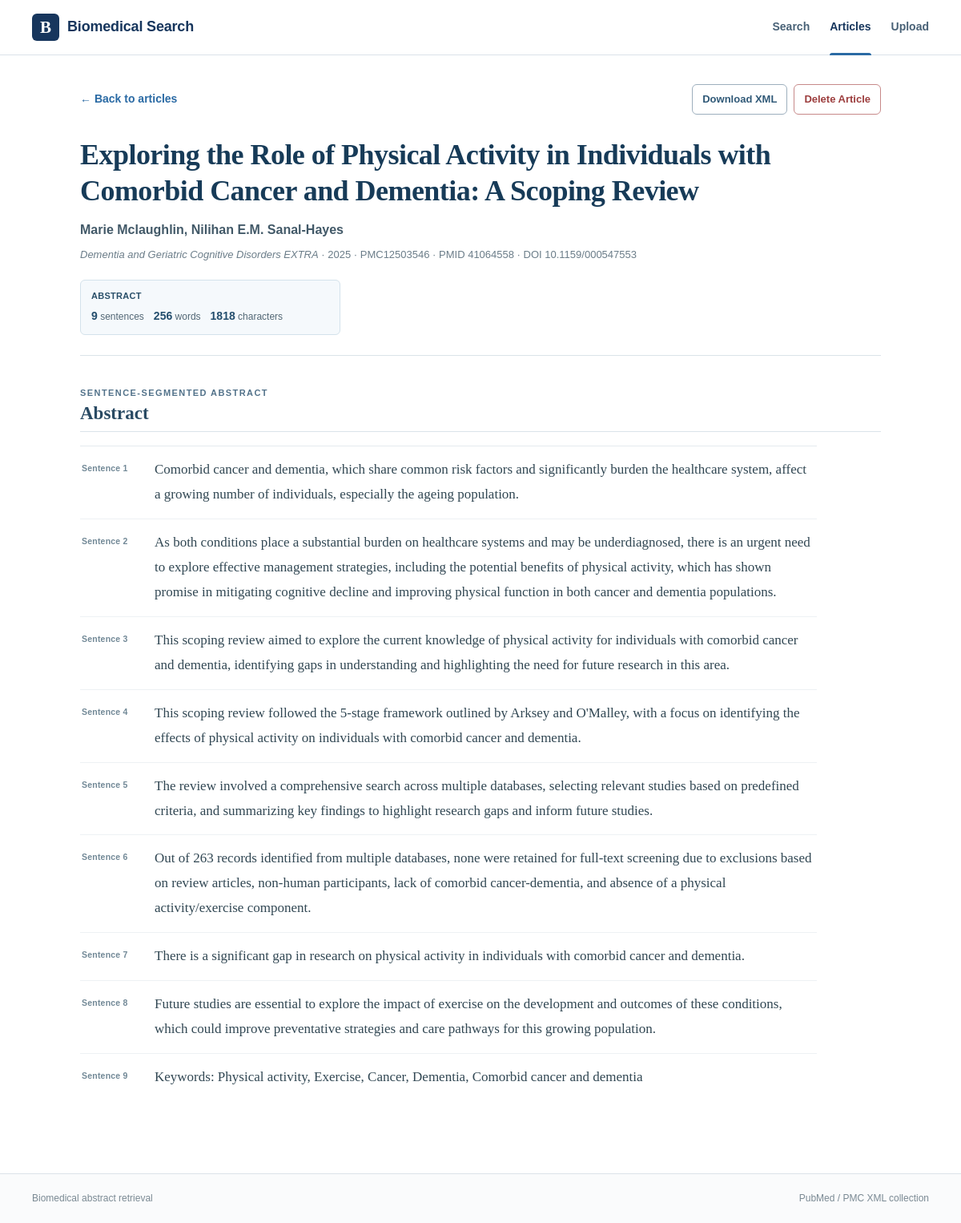
The app's page /document/34/?sort=newest&page=1 with its own data.
### search/models.py (models this page shows, shortened)
class Document(models.Model):
    title = models.CharField(max_length=500)
    source_file = models.CharField(max_length=300, unique=True)
    pmcid = models.CharField(max_length=40, blank=True, db_index=True)
    pmid = models.CharField(max_length=40, blank=True, db_index=True)
    doi = models.CharField(max_length=200, blank=True)
    journal = models.CharField(max_length=300, blank=True)
    publication_year = models.CharField(max_length=10, blank=True)
    authors = models.TextField(blank=True)
    abstract = models.TextField(blank=True)
    raw_text = models.TextField()
    char_count = models.IntegerField(default=0)
    word_count = models.IntegerField(default=0)
    sentence_count = models.IntegerField(default=0)
    avg_words_per_sentence = models.FloatField(default=0)
    indexed_at = models.DateTimeField(auto_now=True)
    class Meta:
        ordering = ["-indexed_at", "title"]

### search/views.py (the view)
# urls.py: path("document/<int:pk>/", views.document_detail_view, name="document_detail"),
def document_detail_view(request, pk):
    doc = get_object_or_404(Document, pk=pk)
    query = request.GET.get("q", "").strip()
    result_page = request.GET.get("page", "").strip()
    result_year = request.GET.get("year", "").strip()
    abstract_stats = _basic_stats(doc.abstract, include_sentences=True)
    abstract_sentences, abstract_match_count = _build_abstract_sentences(doc.abstract, query)
    keyword_count = _keyword_match_count(doc.abstract, query) if query else None
    return render(request, "search/document_detail.html", {
        "doc": doc,
        "query": query,
        "result_page": result_page,
        "result_year": result_year,
        "highlighted_title": _highlight(doc.title, query),
        "abstract_sentences": abstract_sentences,
        "abstract_match_count": abstract_match_count,
        "keyword_count": keyword_count,
        "abstract_stats": abstract_stats,
        "page_title": doc.title,
    })

### search/text_processing.py (called while the page is built)
def _token_scan_text(text: str):
    return _NUMERIC_RANGE_BOUNDARY.sub(" ", text or "")

def tokenize(text: str):
    original = text or ""
    return [
        original[m.start():m.end()].casefold()
        for m in TOKEN_PATTERN.finditer(_token_scan_text(original))
    ]

def split_sentences(text: str):
    text = (text or "").strip()
    if not text:
        return []
    paragraphs = [p.strip() for p in re.split(r"\r?\n+", text) if p.strip()]
    sentences = []
    for paragraph in paragraphs:
        sentences.extend(_split_paragraph_sentences(paragraph))
    return sentences

def document_stats(text: str):
    raw_text = text or ""
    visible_text = re.sub(r"\s+", " ", raw_text).strip()
    word_count = len(tokenize(visible_text))
    sentence_count = len(split_sentences(raw_text))
    return {
        "char_count": len(visible_text),
        "char_count_no_space": len(visible_text.replace(" ", "")),
        "word_count": word_count,
        "sentence_count": sentence_count,
        "avg_words_per_sentence": round(word_count / sentence_count, 2) if sentence_count else 0,
    }

### search/views.py (called while the page is built, shortened)
def _highlight(text, raw_query, match_state=None):
    if not text or not raw_query:
        return escape(text or "")

def _basic_stats(text, include_sentences=True):
    stats = document_stats(text)
    result = {
        "characters": stats["char_count"],
        "characters_no_space": stats["char_count_no_space"],
        "words": stats["word_count"],
    }
    if include_sentences:
        result["sentences"] = stats["sentence_count"]
    return result

def _build_abstract_sentences(abstract, query):
    match_state = {"count": 0}
    rendered = []
    for number, sentence in enumerate(split_sentences(abstract), start=1):
        rendered.append({
            "number": number,
            "html": _highlight(sentence, query, match_state),
        })
    return rendered, match_state["count"]

### search/templates/search/document_detail.html (shortened to what this page needs)
{% extends "search/base.html" %}
{% block content %}
<main class="site-shell article-page abstract-only-page">
  <div class="article-topbar">
    {% if query %}
      <a class="back-link" href="{% url 'search:home' %}?q={{ query|urlencode }}{% if result_year %}&year={{ result_year|urlencode }}{% endif %}{% if result_page %}&page={{ result_page }}{% endif %}">← Back to search results</a>
    {% else %}
      <a class="back-link" href="{% url 'search:articles' %}?sort={{ request.GET.sort|default:'newest'|urlencode }}{% if request.GET.year %}&year={{ request.GET.year|urlencode }}{% endif %}{% if request.GET.page %}&page={{ request.GET.page|urlencode }}{% endif %}">← Back to articles</a>
    {% endif %}
    <div class="article-actions">
      <a class="secondary-button" href="{% url 'search:download_xml' doc.pk %}">Download XML</a>
      <button class="danger-button" type="button" id="open-delete-dialog">Delete Article</button>
    </div>
  </div>
  <article class="article-card abstract-focused-card">
    <header class="article-header">
      <h1>{{ highlighted_title }}</h1>
      {% if doc.authors %}<p class="authors">{{ doc.authors }}</p>{% endif %}
      <p class="citation-line article-meta">
        {% if doc.journal %}<em>{{ doc.journal }}</em>{% endif %}
        {% if doc.publication_year %}{% if doc.journal %} · {% endif %}{{ doc.publication_year }}{% endif %}
        {% if doc.pmcid %} · {{ doc.pmcid }}{% endif %}
        {% if doc.pmid %} · PMID {{ doc.pmid }}{% endif %}
        {% if doc.doi %} · DOI {{ doc.doi }}{% endif %}
      </p>
      <div class="article-stat-summary abstract-only-stats" aria-label="Abstract statistics">
        {% if doc.abstract %}
        <div class="stat-group primary-stat-group">
          <span class="stat-group-label">Abstract</span>
          <span><strong>{{ abstract_stats.sentences }}</strong> sentences</span>
          <span><strong>{{ abstract_stats.words }}</strong> words</span>
          <span><strong>{{ abstract_stats.characters }}</strong> characters</span>
        </div>
        {% endif %}
      </div>
    </header>
    {% if doc.abstract %}
    <section class="article-section abstract-section segmented-abstract-section">
      <div class="section-heading-row abstract-heading-row">
        <div>
          <span class="section-kicker">SENTENCE-SEGMENTED ABSTRACT</span>
          <h2>Abstract</h2>
        </div>
      </div>
      <div class="abstract-sentence-list">
        {% for sentence in abstract_sentences %}
          <div class="sentence-segment abstract-sentence" data-sentence="{{ sentence.number }}">
            <span class="sentence-number">Sentence {{ sentence.number }}</span>
            <p class="article-copy sentence-text">{{ sentence.html }}</p>
          </div>
        {% empty %}
          <p class="article-copy">No abstract is available.</p>
        {% endfor %}
      </div>
    </section>
    {% endif %}
  </article>
</main>
{% endblock %}

### search/static/search/site.css (style rules this page uses)
:root { --navy: #17365d; --navy-deep: #102a47; --blue: #2a6aa4; --blue-hover: #1f5684; --text: #243746; --muted: #687985; --line: #dbe3e9; --line-strong: #c7d3dc; --soft: #f6f9fb; --soft-blue: #eef5fa; --highlight: #fff0a6; --highlight-strong: #ffd95c; --white: #ffffff; --radius: 8px; --shadow: 0 8px 28px rgba(27, 56, 81, .08); }
* { box-sizing: border-box; }
html { min-height: 100%; scroll-behavior: smooth; }
body { margin: 0; min-height: 100vh; display: flex; flex-direction: column; color: var(--text); background: var(--white); font-family: Arial, Helvetica, sans-serif; line-height: 1.55; }
a { color: var(--blue); text-decoration: none; }
button, input, select { font: inherit; }
.site-shell { width: min(1120px, calc(100% - 40px)); margin: 0 auto; }
.hero-eyebrow, .section-kicker { display: block; margin-bottom: 10px; color: #52728a; font-size: 11px; font-weight: 800; letter-spacing: .13em; }
.main-search button, .primary-button, .secondary-button, .match-button { border-radius: 6px; font-weight: 700; cursor: pointer; }
.citation-line { margin: 0; color: #6b7d89; font-size: 13px; }
.article-page { max-width: 1000px; padding-top: 36px; padding-bottom: 84px; }
.article-topbar { display: flex; align-items: center; justify-content: space-between; gap: 18px; margin-bottom: 24px; }
.back-link { font-size: 14px; font-weight: 700; }
.secondary-button { padding: 8px 12px; border: 1px solid #9dafbd; background: #fff; color: #315a78; font-size: 13px; }
.article-card { min-width: 0; }
.article-header { padding: 4px 0 25px; border-bottom: 1px solid var(--line); }
.article-header h1 { max-width: 930px; margin: 0 0 14px; color: #173b58; font: 700 36px/1.25 Georgia, "Times New Roman", serif; letter-spacing: -.015em; }
.authors { margin: 0 0 7px; color: #425968; font-weight: 700; }
.article-meta { line-height: 1.65; }
.article-section { margin-top: 38px; }
.section-heading-row { display: flex; align-items: center; justify-content: space-between; gap: 20px; margin-bottom: 17px; padding-bottom: 9px; border-bottom: 1px solid var(--line); }
.article-section h2 { margin: 0; color: #294a63; font: 700 23px Georgia, "Times New Roman", serif; }
.article-copy { margin: 0; color: #314753; font-family: Georgia, "Times New Roman", serif; font-size: 17px; line-height: 1.78; }
.sentence-segment { position: relative; margin: 0 0 9px; padding-left: 17px; }
.sentence-segment:last-child { margin-bottom: 0; }
.sentence-segment::before { content: ""; position: absolute; left: 0; top: .78em; width: 5px; height: 5px; border-radius: 50%; background: #9bb6c9; }
.article-actions { display: flex; align-items: center; gap: 8px; }
.danger-button { padding: 8px 12px; border: 1px solid #c78989; border-radius: 6px; background: #fff; color: #9c3d3d; font-size: 13px; font-weight: 700; cursor: pointer; }
.article-stat-summary { display: grid; grid-template-columns: repeat(2, minmax(0, 1fr)); gap: 9px 12px; margin-top: 21px; }
.stat-group { display: flex; align-items: baseline; flex-wrap: wrap; gap: 5px 12px; padding: 11px 13px; border: 1px solid #dfe7ec; border-radius: 6px; background: #f8fafb; color: #526775; font-size: 12px; }
.stat-group-label { flex: 0 0 100%; margin-bottom: 1px; color: #294f69; font-size: 11px; font-weight: 800; letter-spacing: .025em; text-transform: uppercase; }
.stat-group strong { color: #244e6d; font-size: 14px; }
.sentence-segment { position: relative; display: grid; grid-template-columns: 78px minmax(0, 1fr); gap: 13px; align-items: start; margin: 0; padding: 9px 0; border-bottom: 1px solid #edf1f4; }
.sentence-segment:last-child { border-bottom: 0; }
.sentence-segment::before { display: none; }
.sentence-number { padding-top: 5px; color: #718896; font-size: 10.5px; font-weight: 800; letter-spacing: .02em; white-space: nowrap; }
.sentence-text { margin: 0; }
.abstract-focused-card { max-width: 1000px; }
.abstract-only-stats { grid-template-columns: repeat(3, minmax(0, 1fr)); }
.primary-stat-group { background: #f5f9fc; border-color: #d4e2eb; }
.segmented-abstract-section { padding-bottom: 6px; }
.abstract-heading-row { align-items: flex-end; }
.abstract-heading-row .section-kicker { margin-bottom: 4px; }
.abstract-sentence-list { max-width: 920px; margin-top: 4px; border-top: 1px solid #e4eaee; }
.abstract-sentence { padding: 14px 2px; background: transparent; }
.abstract-sentence .sentence-text { line-height: 1.82; }

### records on screen
Document: title "Exploring the Role of Physical Activity in Individuals with Comorbid Cancer and Dementia: A Scoping Review", authors "Marie Mclaughlin, Nilihan E.M. Sanal-Hayes", journal "Dementia and Geriatric Cognitive Disorders EXTRA", publication_year "2025", pmcid "PMC12503546", pmid "41064558", doi "10.1159/000547553"

### other values on screen
{{ abstract_stats.sentences }} "9"
{{ abstract_stats.words }} "256"
{{ abstract_stats.characters }} "1818"
{{ sentence.number }} "1" "2" "3" "4" "5" "6" "7" "8" "9"
{{ sentence.html }} "Comorbid cancer and dementia, which share common risk factors and significantly burden the healthcare system, affect a growing number of individuals, especially the ageing population." "This scoping review followed the 5-stage framework outlined by Arksey and O'Malley, with a focus on identifying the effects of physical activity on individuals with comorbid cancer and dementia." "There is a significant gap in research on physical activity in individuals with comorbid cancer and dementia." "Keywords: Physical activity, Exercise, Cancer, Dementia, Comorbid cancer and dementia"
